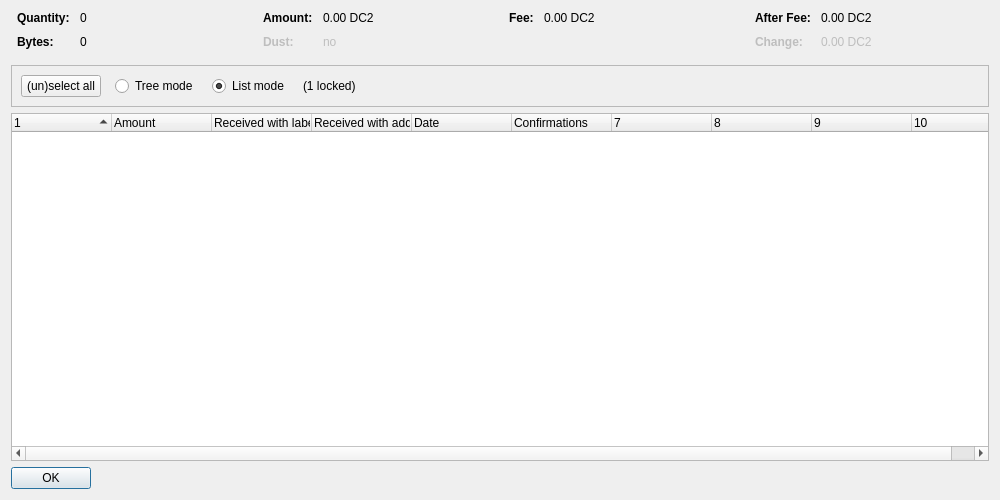
<?xml version="1.0" encoding="UTF-8"?>
<ui version="4.0">
 <class>CoinControlDialog</class>
 <widget class="QDialog" name="CoinControlDialog">
  <property name="geometry">
   <rect>
    <x>0</x>
    <y>0</y>
    <width>1000</width>
    <height>500</height>
   </rect>
  </property>
  <property name="windowTitle">
   <string>Coin Selection</string>
  </property>
  <layout class="QVBoxLayout" name="verticalLayout">
   <item>
    <layout class="QHBoxLayout" name="horizontalLayoutTop" stretch="0,0,0,0">
     <property name="topMargin">
      <number>0</number>
     </property>
     <property name="bottomMargin">
      <number>10</number>
     </property>
     <item>
      <layout class="QFormLayout" name="formLayoutCoinControl1">
       <property name="horizontalSpacing">
        <number>10</number>
       </property>
       <property name="verticalSpacing">
        <number>10</number>
       </property>
       <property name="leftMargin">
        <number>6</number>
       </property>
       <property name="rightMargin">
        <number>6</number>
       </property>
       <item row="0" column="0">
        <widget class="QLabel" name="labelCoinControlQuantityText">
         <property name="font">
          <font>
           <weight>75</weight>
           <bold>true</bold>
          </font>
         </property>
         <property name="text">
          <string>Quantity:</string>
         </property>
        </widget>
       </item>
       <item row="0" column="1">
        <widget class="QLabel" name="labelCoinControlQuantity">
         <property name="cursor">
          <cursorShape>IBeamCursor</cursorShape>
         </property>
         <property name="contextMenuPolicy">
          <enum>Qt::ActionsContextMenu</enum>
         </property>
         <property name="text">
          <string notr="true">0</string>
         </property>
         <property name="textInteractionFlags">
          <set>Qt::LinksAccessibleByMouse|Qt::TextSelectableByKeyboard|Qt::TextSelectableByMouse</set>
         </property>
        </widget>
       </item>
       <item row="1" column="0">
        <widget class="QLabel" name="labelCoinControlBytesText">
         <property name="font">
          <font>
           <weight>75</weight>
           <bold>true</bold>
          </font>
         </property>
         <property name="text">
          <string>Bytes:</string>
         </property>
        </widget>
       </item>
       <item row="1" column="1">
        <widget class="QLabel" name="labelCoinControlBytes">
         <property name="cursor">
          <cursorShape>IBeamCursor</cursorShape>
         </property>
         <property name="contextMenuPolicy">
          <enum>Qt::ActionsContextMenu</enum>
         </property>
         <property name="text">
          <string notr="true">0</string>
         </property>
         <property name="textInteractionFlags">
          <set>Qt::LinksAccessibleByMouse|Qt::TextSelectableByKeyboard|Qt::TextSelectableByMouse</set>
         </property>
        </widget>
       </item>
      </layout>
     </item>
     <item>
      <layout class="QFormLayout" name="formLayoutCoinControl2">
       <property name="horizontalSpacing">
        <number>10</number>
       </property>
       <property name="verticalSpacing">
        <number>10</number>
       </property>
       <property name="leftMargin">
        <number>6</number>
       </property>
       <property name="rightMargin">
        <number>6</number>
       </property>
       <item row="0" column="0">
        <widget class="QLabel" name="labelCoinControlAmountText">
         <property name="font">
          <font>
           <weight>75</weight>
           <bold>true</bold>
          </font>
         </property>
         <property name="text">
          <string>Amount:</string>
         </property>
        </widget>
       </item>
       <item row="0" column="1">
        <widget class="QLabel" name="labelCoinControlAmount">
         <property name="cursor">
          <cursorShape>IBeamCursor</cursorShape>
         </property>
         <property name="contextMenuPolicy">
          <enum>Qt::ActionsContextMenu</enum>
         </property>
         <property name="text">
          <string notr="true">0.00 DC2</string>
         </property>
         <property name="textInteractionFlags">
          <set>Qt::LinksAccessibleByMouse|Qt::TextSelectableByKeyboard|Qt::TextSelectableByMouse</set>
         </property>
        </widget>
       </item>
       <item row="1" column="0">
        <widget class="QLabel" name="labelCoinControlLowOutputText">
         <property name="enabled">
          <bool>false</bool>
         </property>
         <property name="font">
          <font>
           <weight>75</weight>
           <bold>true</bold>
          </font>
         </property>
         <property name="text">
          <string>Dust:</string>
         </property>
        </widget>
       </item>
       <item row="1" column="1">
        <widget class="QLabel" name="labelCoinControlLowOutput">
         <property name="enabled">
          <bool>false</bool>
         </property>
         <property name="cursor">
          <cursorShape>IBeamCursor</cursorShape>
         </property>
         <property name="contextMenuPolicy">
          <enum>Qt::ActionsContextMenu</enum>
         </property>
         <property name="text">
          <string notr="true">no</string>
         </property>
         <property name="textInteractionFlags">
          <set>Qt::LinksAccessibleByMouse|Qt::TextSelectableByKeyboard|Qt::TextSelectableByMouse</set>
         </property>
        </widget>
       </item>
      </layout>
     </item>
     <item>
      <layout class="QFormLayout" name="formLayoutCoinControl3">
       <property name="horizontalSpacing">
        <number>10</number>
       </property>
       <property name="verticalSpacing">
        <number>10</number>
       </property>
       <property name="leftMargin">
        <number>6</number>
       </property>
       <property name="rightMargin">
        <number>6</number>
       </property>
       <item row="0" column="0">
        <widget class="QLabel" name="labelCoinControlFeeText">
         <property name="font">
          <font>
           <weight>75</weight>
           <bold>true</bold>
          </font>
         </property>
         <property name="text">
          <string>Fee:</string>
         </property>
        </widget>
       </item>
       <item row="0" column="1">
        <widget class="QLabel" name="labelCoinControlFee">
         <property name="cursor">
          <cursorShape>IBeamCursor</cursorShape>
         </property>
         <property name="contextMenuPolicy">
          <enum>Qt::ActionsContextMenu</enum>
         </property>
         <property name="text">
          <string notr="true">0.00 DC2</string>
         </property>
         <property name="textInteractionFlags">
          <set>Qt::LinksAccessibleByMouse|Qt::TextSelectableByKeyboard|Qt::TextSelectableByMouse</set>
         </property>
        </widget>
       </item>
      </layout>
     </item>
     <item>
      <layout class="QFormLayout" name="formLayoutCoinControl4">
       <property name="horizontalSpacing">
        <number>10</number>
       </property>
       <property name="verticalSpacing">
        <number>10</number>
       </property>
       <property name="leftMargin">
        <number>6</number>
       </property>
       <property name="rightMargin">
        <number>6</number>
       </property>
       <item row="0" column="0">
        <widget class="QLabel" name="labelCoinControlAfterFeeText">
         <property name="font">
          <font>
           <weight>75</weight>
           <bold>true</bold>
          </font>
         </property>
         <property name="text">
          <string>After Fee:</string>
         </property>
        </widget>
       </item>
       <item row="0" column="1">
        <widget class="QLabel" name="labelCoinControlAfterFee">
         <property name="cursor">
          <cursorShape>IBeamCursor</cursorShape>
         </property>
         <property name="contextMenuPolicy">
          <enum>Qt::ActionsContextMenu</enum>
         </property>
         <property name="text">
          <string notr="true">0.00 DC2</string>
         </property>
         <property name="textInteractionFlags">
          <set>Qt::LinksAccessibleByMouse|Qt::TextSelectableByKeyboard|Qt::TextSelectableByMouse</set>
         </property>
        </widget>
       </item>
       <item row="1" column="0">
        <widget class="QLabel" name="labelCoinControlChangeText">
         <property name="enabled">
          <bool>false</bool>
         </property>
         <property name="font">
          <font>
           <weight>75</weight>
           <bold>true</bold>
          </font>
         </property>
         <property name="text">
          <string>Change:</string>
         </property>
        </widget>
       </item>
       <item row="1" column="1">
        <widget class="QLabel" name="labelCoinControlChange">
         <property name="enabled">
          <bool>false</bool>
         </property>
         <property name="cursor">
          <cursorShape>IBeamCursor</cursorShape>
         </property>
         <property name="contextMenuPolicy">
          <enum>Qt::ActionsContextMenu</enum>
         </property>
         <property name="text">
          <string notr="true">0.00 DC2</string>
         </property>
         <property name="textInteractionFlags">
          <set>Qt::LinksAccessibleByMouse|Qt::TextSelectableByKeyboard|Qt::TextSelectableByMouse</set>
         </property>
        </widget>
       </item>
      </layout>
     </item>
    </layout>
   </item>
   <item>
    <widget class="QFrame" name="frame">
     <property name="minimumSize">
      <size>
       <width>0</width>
       <height>40</height>
      </size>
     </property>
     <property name="frameShape">
      <enum>QFrame::StyledPanel</enum>
     </property>
     <property name="frameShadow">
      <enum>QFrame::Sunken</enum>
     </property>
     <layout class="QHBoxLayout" name="horizontalLayout">
      <item>
       <layout class="QHBoxLayout" name="horizontalLayoutPanel" stretch="0,0,0,0,0">
        <property name="spacing">
         <number>14</number>
        </property>
        <item>
         <widget class="QPushButton" name="pushButtonSelectAll">
          <property name="sizePolicy">
           <sizepolicy hsizetype="Maximum" vsizetype="Fixed">
            <horstretch>0</horstretch>
            <verstretch>0</verstretch>
           </sizepolicy>
          </property>
          <property name="text">
           <string>(un)select all</string>
          </property>
          <property name="autoDefault">
           <bool>false</bool>
          </property>
         </widget>
        </item>
        <item>
         <widget class="QRadioButton" name="radioTreeMode">
          <property name="sizePolicy">
           <sizepolicy hsizetype="Maximum" vsizetype="Fixed">
            <horstretch>0</horstretch>
            <verstretch>0</verstretch>
           </sizepolicy>
          </property>
          <property name="text">
           <string>Tree mode</string>
          </property>
         </widget>
        </item>
        <item>
         <widget class="QRadioButton" name="radioListMode">
          <property name="sizePolicy">
           <sizepolicy hsizetype="Maximum" vsizetype="Fixed">
            <horstretch>0</horstretch>
            <verstretch>0</verstretch>
           </sizepolicy>
          </property>
          <property name="text">
           <string>List mode</string>
          </property>
          <property name="checked">
           <bool>true</bool>
          </property>
         </widget>
        </item>
        <item>
         <widget class="QLabel" name="labelLocked">
          <property name="text">
           <string notr="true">(1 locked)</string>
          </property>
         </widget>
        </item>
        <item>
         <spacer name="horizontalSpacer">
          <property name="orientation">
           <enum>Qt::Horizontal</enum>
          </property>
          <property name="sizeHint" stdset="0">
           <size>
            <width>40</width>
            <height>20</height>
           </size>
          </property>
         </spacer>
        </item>
       </layout>
      </item>
     </layout>
    </widget>
   </item>
   <item>
    <widget class="CoinControlTreeWidget" name="treeWidget">
     <property name="contextMenuPolicy">
      <enum>Qt::CustomContextMenu</enum>
     </property>
     <property name="sortingEnabled">
      <bool>false</bool>
     </property>
     <property name="columnCount">
      <number>10</number>
     </property>
     <attribute name="headerShowSortIndicator" stdset="0">
      <bool>true</bool>
     </attribute>
     <attribute name="headerStretchLastSection">
      <bool>false</bool>
     </attribute>
     <column>
      <property name="text">
       <string/>
      </property>
     </column>
     <column>
      <property name="text">
       <string>Amount</string>
      </property>
     </column>
     <column>
      <property name="text">
       <string>Received with label</string>
      </property>
     </column>
     <column>
      <property name="text">
       <string>Received with address</string>
      </property>
     </column>
     <column>
      <property name="text">
       <string>Date</string>
      </property>
     </column>
     <column>
      <property name="text">
       <string>Confirmations</string>
      </property>
      <property name="toolTip">
       <string>Confirmed</string>
      </property>
     </column>
     <column>
      <property name="text">
       <string/>
      </property>
     </column>
     <column>
      <property name="text">
       <string/>
      </property>
     </column>
     <column>
      <property name="text">
       <string/>
      </property>
     </column>
     <column>
      <property name="text">
       <string/>
      </property>
     </column>
    </widget>
   </item>
   <item>
    <widget class="QDialogButtonBox" name="buttonBox">
     <property name="sizePolicy">
      <sizepolicy hsizetype="Maximum" vsizetype="Fixed">
       <horstretch>0</horstretch>
       <verstretch>0</verstretch>
      </sizepolicy>
     </property>
     <property name="orientation">
      <enum>Qt::Horizontal</enum>
     </property>
     <property name="standardButtons">
      <set>QDialogButtonBox::Ok</set>
     </property>
    </widget>
   </item>
  </layout>
 </widget>
 <customwidgets>
  <customwidget>
   <class>CoinControlTreeWidget</class>
   <extends>QTreeWidget</extends>
   <header>coincontroltreewidget.h</header>
  </customwidget>
 </customwidgets>
 <resources/>
 <connections/>
</ui>
